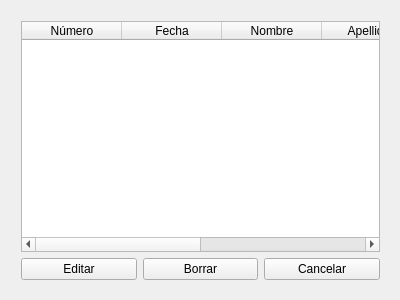
<ui version="4.0" >
 <class>ListarPresupuestosClass</class>
 <widget class="QWidget" name="ListarPresupuestosClass" >
  <property name="geometry" >
   <rect>
    <x>0</x>
    <y>0</y>
    <width>400</width>
    <height>300</height>
   </rect>
  </property>
  <property name="windowTitle" >
   <string>ListarPresupuestos</string>
  </property>
  <property name="windowIcon" >
   <iconset>images/LPresupuesto.PNG</iconset>
  </property>
  <widget class="QWidget" name="gridLayout" >
   <property name="geometry" >
    <rect>
     <x>10</x>
     <y>10</y>
     <width>381</width>
     <height>281</height>
    </rect>
   </property>
   <layout class="QGridLayout" >
    <item row="0" column="0" >
     <widget class="QTableWidget" name="tableWidget" >
      <property name="selectionBehavior" >
       <enum>QAbstractItemView::SelectRows</enum>
      </property>
      <column>
       <property name="text" >
        <string>Número</string>
       </property>
      </column>
      <column>
       <property name="text" >
        <string>Fecha</string>
       </property>
      </column>
      <column>
       <property name="text" >
        <string>Nombre</string>
       </property>
      </column>
      <column>
       <property name="text" >
        <string>Apellidos</string>
       </property>
      </column>
      <column>
       <property name="text" >
        <string>Aparato</string>
       </property>
      </column>
      <column>
       <property name="text" >
        <string>Marca</string>
       </property>
      </column>
     </widget>
    </item>
    <item row="1" column="0" >
     <layout class="QHBoxLayout" >
      <item>
       <widget class="QPushButton" name="pushButton_2" >
        <property name="text" >
         <string>Editar</string>
        </property>
       </widget>
      </item>
      <item>
       <widget class="QPushButton" name="pushButton_3" >
        <property name="text" >
         <string>Borrar</string>
        </property>
       </widget>
      </item>
      <item>
       <widget class="QPushButton" name="pushButton" >
        <property name="text" >
         <string>Cancelar</string>
        </property>
       </widget>
      </item>
     </layout>
    </item>
   </layout>
  </widget>
 </widget>
 <layoutdefault spacing="6" margin="11" />
 <resources/>
 <connections>
  <connection>
   <sender>pushButton</sender>
   <signal>clicked()</signal>
   <receiver>ListarPresupuestosClass</receiver>
   <slot>close()</slot>
   <hints>
    <hint type="sourcelabel" >
     <x>326</x>
     <y>265</y>
    </hint>
    <hint type="destinationlabel" >
     <x>332</x>
     <y>294</y>
    </hint>
   </hints>
  </connection>
 </connections>
</ui>
